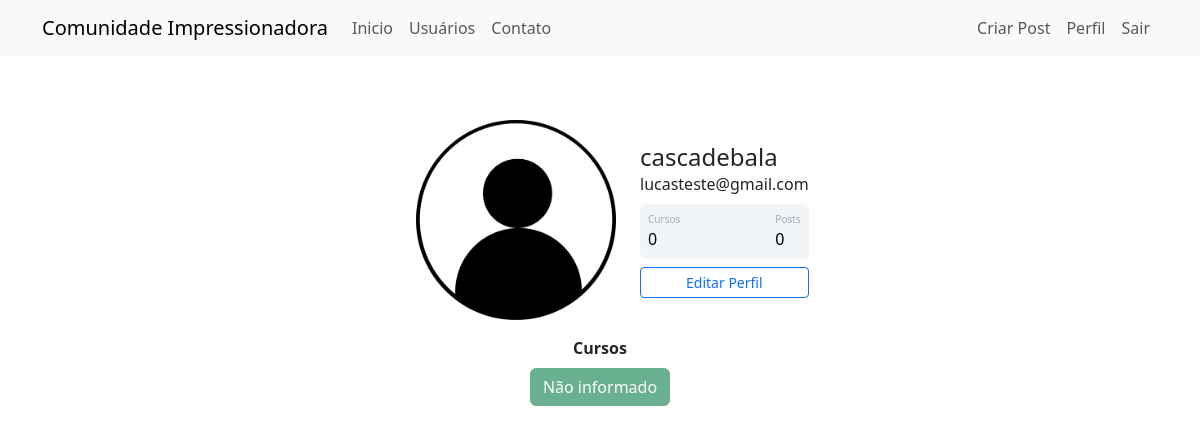
The page /perfil (signed in) on the database its author committed.
### comunidadeimpressionadora/models.py (models this page shows)
class Usuario(database.Model, UserMixin):
    id = database.Column(database.Integer, primary_key=True)
    email = database.Column(database.String, nullable=False, unique=True)
    username = database.Column(database.String, nullable=False)
    senha = database.Column(database.String, nullable=False)
    foto_perfil = database.Column(database.String, default='default.jpg')
    posts = database.relationship("Post", backref="autor", lazy=True)
    cursos = database.Column(database.String, nullable=False, default='Não informado')
    def contar_posts(self):
        return len(self.posts)

### comunidadeimpressionadora/routes.py (the view)
@app.route("/perfil")
@login_required
def perfil():
    foto_perfil = url_for('static', filename='fotos_perfil/{}'.format(current_user.foto_perfil))
    return render_template("perfil.html", foto_perfil=foto_perfil)

### comunidadeimpressionadora/models.py (called while the page is built)
@login_manager.user_loader
def load_usuario(id_usuario):
    return Usuario.query.get(int(id_usuario))

### comunidadeimpressionadora/templates/perfil.html (shortened to what this page needs)
{% extends 'base.html' %}
{% block body %}
<div class="container mt-5 d-flex justify-content-center">
    <div class="card p-3">
        <div class="d-flex align-items-center">
            <div class="image pe-4">
                <img src=" {{ foto_perfil }}" class="rounded" width="200" >
            </div>
                <div class="ml-3 w-100">
                   <h4 class="mb-0 mt-0">{{ current_user.username }}</h4>
                   <span>{{ current_user.email }}</span>
                   <div class="p-2 mt-2 bg-primary d-flex justify-content-between rounded text-white stats">
                       {% if current_user.cursos == "Não informado" %}
                           <div class="d-flex flex-column"> <span class="articles">Cursos</span> <span class="number1">0</span> </div>
                       {% else %}
                           <div class="d-flex flex-column"> <span class="articles">Cursos</span> <span class="number1">{{ current_user.cursos.count(';') + 1 }}</span> </div>
                       {% endif %}
                       <div class="d-flex flex-column">
                            <span class="rating">Posts</span>
                            <span class="number3">{{ current_user.contar_posts() }}</span>
                       </div>
                   </div>
                   <div class="button mt-2 d-flex flex-row align-items-center">
                       <a class="w-100" href="{{ url_for('editar_perfil') }}">
                    <button class="btn btn-sm btn-outline-primary w-100">Editar Perfil</button>
                       </a>
                   </div>
                </div>
        </div>
    </div>
</div>
<div class="row justify-content-center">
    <div class="col col-4" style="text-align: center">
        <strong>Cursos</strong><br>
        {% for curso in current_user.cursos.split(";") %}
            <button type="button" class="btn btn-success mt-2" disabled>{{ curso }}</button>
        {% endfor %}
    </div>
</div>
{% endblock %}

### comunidadeimpressionadora/static/main.css (style rules this page uses)
.card { width: 400px; border: none; border-radius: 10px; background-color: #fff; }
.stats { background: #f2f5f8 !important; color: #000 !important; }
.articles { font-size:10px; color: #a1aab9; }
.number1 { font-weight:500; }
.rating { font-size:10px; color: #a1aab9; }
.number3 { font-weight:500; }

### rows shown on the page
Usuario: username "cascadebala", email "lucasteste@gmail.com", cursos "Não informado"

### other values the page prints
{{ current_user.contar_posts() }} "0"
